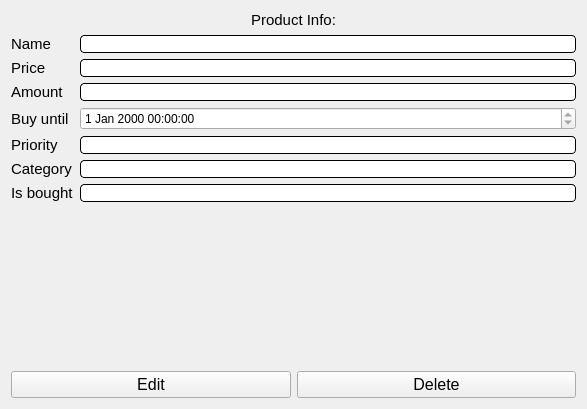
<?xml version="1.0" encoding="UTF-8"?>
<ui version="4.0">
 <class>ProductViewSubPage</class>
 <widget class="QWidget" name="ProductViewSubPage">
  <property name="geometry">
   <rect>
    <x>0</x>
    <y>0</y>
    <width>587</width>
    <height>409</height>
   </rect>
  </property>
  <property name="windowTitle">
   <string>Form</string>
  </property>
  <layout class="QVBoxLayout" name="verticalLayout">
   <item>
    <widget class="QLabel" name="label">
     <property name="font">
      <font>
       <pointsize>11</pointsize>
       <bold>false</bold>
      </font>
     </property>
     <property name="text">
      <string>Product Info:</string>
     </property>
     <property name="alignment">
      <set>Qt::AlignCenter</set>
     </property>
    </widget>
   </item>
   <item>
    <layout class="QFormLayout" name="formLayout">
     <item row="0" column="0">
      <widget class="QLabel" name="NameLabel">
       <property name="font">
        <font>
         <pointsize>11</pointsize>
        </font>
       </property>
       <property name="text">
        <string>Name</string>
       </property>
      </widget>
     </item>
     <item row="0" column="1">
      <widget class="QLineEdit" name="Name">
       <property name="styleSheet">
        <string notr="true">    border-width: 1px;   border-style: solid;    border-radius: 4px;</string>
       </property>
       <property name="readOnly">
        <bool>true</bool>
       </property>
      </widget>
     </item>
     <item row="1" column="0">
      <widget class="QLabel" name="PriceLabel">
       <property name="font">
        <font>
         <pointsize>11</pointsize>
        </font>
       </property>
       <property name="text">
        <string>Price</string>
       </property>
      </widget>
     </item>
     <item row="1" column="1">
      <widget class="QLineEdit" name="Price">
       <property name="styleSheet">
        <string notr="true">    border-width: 1px;   border-style: solid;    border-radius: 4px;</string>
       </property>
       <property name="readOnly">
        <bool>true</bool>
       </property>
      </widget>
     </item>
     <item row="2" column="0">
      <widget class="QLabel" name="AmountLabel">
       <property name="font">
        <font>
         <pointsize>11</pointsize>
        </font>
       </property>
       <property name="text">
        <string>Amount</string>
       </property>
      </widget>
     </item>
     <item row="2" column="1">
      <widget class="QLineEdit" name="Amount">
       <property name="styleSheet">
        <string notr="true">    border-width: 1px;   border-style: solid;    border-radius: 4px;</string>
       </property>
       <property name="readOnly">
        <bool>true</bool>
       </property>
      </widget>
     </item>
     <item row="3" column="0">
      <widget class="QLabel" name="BuyUntilLabel">
       <property name="font">
        <font>
         <pointsize>11</pointsize>
        </font>
       </property>
       <property name="text">
        <string>Buy until</string>
       </property>
      </widget>
     </item>
     <item row="4" column="0">
      <widget class="QLabel" name="PriorityLabel">
       <property name="font">
        <font>
         <pointsize>11</pointsize>
        </font>
       </property>
       <property name="text">
        <string>Priority</string>
       </property>
      </widget>
     </item>
     <item row="4" column="1">
      <widget class="QLineEdit" name="Priority">
       <property name="styleSheet">
        <string notr="true">    border-width: 1px;   border-style: solid;    border-radius: 4px;</string>
       </property>
       <property name="readOnly">
        <bool>true</bool>
       </property>
      </widget>
     </item>
     <item row="6" column="0">
      <widget class="QLabel" name="IsBoughtLabel">
       <property name="font">
        <font>
         <pointsize>11</pointsize>
        </font>
       </property>
       <property name="text">
        <string>Is bought</string>
       </property>
      </widget>
     </item>
     <item row="5" column="0">
      <widget class="QLabel" name="CategoryLabel">
       <property name="font">
        <font>
         <pointsize>11</pointsize>
        </font>
       </property>
       <property name="text">
        <string>Category</string>
       </property>
      </widget>
     </item>
     <item row="5" column="1">
      <widget class="QLineEdit" name="Category">
       <property name="styleSheet">
        <string notr="true">    border-width: 1px;   border-style: solid;    border-radius: 4px;</string>
       </property>
       <property name="readOnly">
        <bool>true</bool>
       </property>
      </widget>
     </item>
     <item row="6" column="1">
      <widget class="QLineEdit" name="IsBought">
       <property name="styleSheet">
        <string notr="true">    border-width: 1px;   border-style: solid;    border-radius: 4px;</string>
       </property>
       <property name="readOnly">
        <bool>true</bool>
       </property>
      </widget>
     </item>
     <item row="3" column="1">
      <widget class="QDateTimeEdit" name="BuyUntil">
       <property name="readOnly">
        <bool>true</bool>
       </property>
      </widget>
     </item>
    </layout>
   </item>
   <item>
    <spacer name="verticalSpacer">
     <property name="orientation">
      <enum>Qt::Vertical</enum>
     </property>
     <property name="sizeHint" stdset="0">
      <size>
       <width>20</width>
       <height>238</height>
      </size>
     </property>
    </spacer>
   </item>
   <item>
    <layout class="QHBoxLayout" name="horizontalLayout">
     <item>
      <widget class="QPushButton" name="EditButton">
       <property name="font">
        <font>
         <pointsize>12</pointsize>
        </font>
       </property>
       <property name="text">
        <string>Edit</string>
       </property>
       <property name="icon">
        <iconset resource="../../../../resources.qrc">
         <normaloff>:/Icons/Icons/baseline_edit_black_24dp.png</normaloff>:/Icons/Icons/baseline_edit_black_24dp.png</iconset>
       </property>
       <property name="iconSize">
        <size>
         <width>20</width>
         <height>20</height>
        </size>
       </property>
      </widget>
     </item>
     <item>
      <widget class="QPushButton" name="DeleteButton">
       <property name="font">
        <font>
         <pointsize>12</pointsize>
        </font>
       </property>
       <property name="text">
        <string>Delete</string>
       </property>
       <property name="icon">
        <iconset resource="../../../../resources.qrc">
         <normaloff>:/Icons/Icons/baseline_cancel_black_24dp.png</normaloff>:/Icons/Icons/baseline_cancel_black_24dp.png</iconset>
       </property>
       <property name="iconSize">
        <size>
         <width>20</width>
         <height>20</height>
        </size>
       </property>
      </widget>
     </item>
    </layout>
   </item>
  </layout>
 </widget>
 <resources>
  <include location="../../../../resources.qrc"/>
 </resources>
 <connections/>
</ui>
